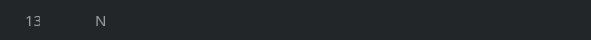
    <widget class="QGroupBox" name="RFIDgroupBox2_12">
     <property name="geometry">
      <rect>
       <x>6</x>
       <y>606</y>
       <width>591</width>
       <height>40</height>
      </rect>
     </property>
     <property name="styleSheet">
      <string notr="true">background-color: rgb(35, 38, 41);
border: 1px solid rgb(35, 38, 41);
border-radius: 17px</string>
     </property>
     <property name="title">
      <string/>
     </property>
     <widget class="QLabel" name="Rfidshno10_5">
      <property name="geometry">
       <rect>
        <x>20</x>
        <y>12</y>
        <width>21</width>
        <height>16</height>
       </rect>
      </property>
      <property name="font">
       <font>
        <family>AppleSDGothicNeoB00</family>
        <pointsize>11</pointsize>
        <weight>50</weight>
        <bold>false</bold>
       </font>
      </property>
      <property name="styleSheet">
       <string notr="true">color: rgb(159, 161, 162);</string>
      </property>
      <property name="text">
       <string>13</string>
      </property>
     </widget>
     <widget class="QLabel" name="RFIDaidm13">
      <property name="geometry">
       <rect>
        <x>90</x>
        <y>12</y>
        <width>41</width>
        <height>16</height>
       </rect>
      </property>
      <property name="font">
       <font>
        <family>AppleSDGothicNeoB00</family>
        <pointsize>11</pointsize>
        <weight>50</weight>
        <bold>false</bold>
       </font>
      </property>
      <property name="styleSheet">
       <string notr="true">color: rgb(159, 161, 162);</string>
      </property>
      <property name="text">
       <string>N</string>
      </property>
     </widget>
     <widget class="QLabel" name="M13IPlb">
      <property name="geometry">
       <rect>
        <x>290</x>
        <y>12</y>
        <width>121</width>
        <height>20</height>
       </rect>
      </property>
      <property name="font">
       <font>
        <family>AppleSDGothicNeoB00</family>
        <pointsize>11</pointsize>
        <weight>50</weight>
        <bold>false</bold>
       </font>
      </property>
      <property name="styleSheet">
       <string notr="true">color: rgb(159, 161, 162);</string>
      </property>
      <property name="text">
       <string/>
      </property>
     </widget>
     <widget class="QLabel" name="RFIDnote13">
      <property name="geometry">
       <rect>
        <x>410</x>
        <y>12</y>
        <width>151</width>
        <height>20</height>
       </rect>
      </property>
      <property name="font">
       <font>
        <family>AppleSDGothicNeoB00</family>
        <pointsize>11</pointsize>
        <weight>50</weight>
        <bold>false</bold>
       </font>
      </property>
      <property name="styleSheet">
       <string notr="true">color: rgb(159, 161, 162);</string>
      </property>
      <property name="text">
       <string/>
      </property>
     </widget>
     <widget class="QLabel" name="StateM13lb">
      <property name="geometry">
       <rect>
        <x>210</x>
        <y>10</y>
        <width>31</width>
        <height>21</height>
       </rect>
      </property>
      <property name="text">
       <string/>
      </property>
     </widget>
    </widget>
